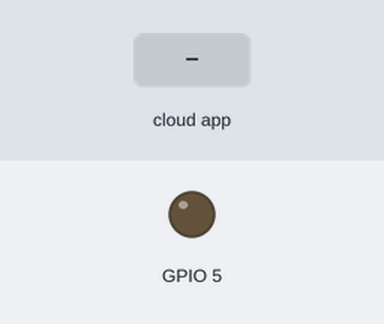
A sketch run on a simulated ESP8266 (NodeMCU). Shown: output pins drawn as LEDs (lit = HIGH). The inputs (shaded band) are chosen by the test bench. What the sketch prints to the serial monitor is not drawn.

Above: at 2.7 s.
2.8 s: the phone or cloud app sets on-off-light-google to 1
At 4.9 s:
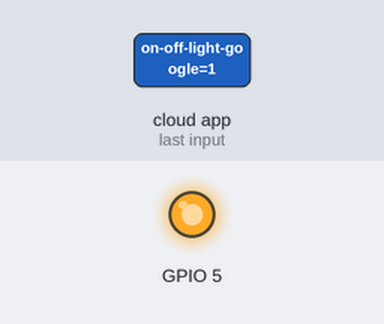
5.2 s: the phone or cloud app sets on-off-light-google to 0
At 6.5 s:
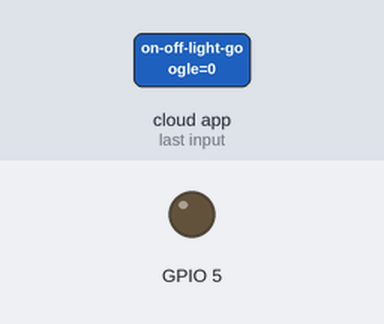
Timing chart, 0 to 8.2 s (numbered marks = the images above; inputs shaded):
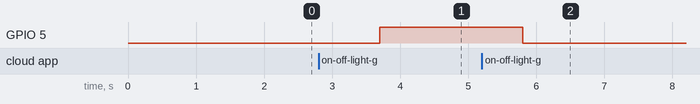

Measured:
- after the input at 2.8 s, GPIO 5: LOW → HIGH after 0.90 s
- after the input at 5.2 s, GPIO 5: HIGH → LOW after 0.60 s

The sketch:

ledsESP8266V1.ino
```cpp
/*
 *
 * Este programa se ha de subir al esp8266.
 */

#include <ESP8266WiFi.h>
#include "AdafruitIO_WiFi.h"

#define WIFI_SSID       "tu wifi"
#define WIFI_PASS       "tu clave del wifi"

#define IO_USERNAME    "campodetenis"
#define IO_KEY         "hay que pedir una clave nueva"


// Connect to Wi-Fi and Adafruit IO handel
AdafruitIO_WiFi io(IO_USERNAME, IO_KEY, WIFI_SSID, WIFI_PASS);

// Create a feed object that allows us to send data to
AdafruitIO_Feed *feedInterruptorLuz = io.feed("on-off-light-google");


void setup()
{
  // Enable the serial port so we can see updates
  Serial.begin(9600);
  pinMode(5,OUTPUT);
  // Connect to Adafruit IO
  io.connect();

  feedInterruptorLuz->onMessage(handleMessage);

  // wait for a connection
  while(io.status() < AIO_CONNECTED)
  {
    Serial.print(".");
    delay(500);
  }

  Serial.println();
  Serial.println(io.statusText());

  feedInterruptorLuz->get();
}

void loop()
{
  // Always keep this at the top of your main loop
  // While not confirmed, this implies that the Adafruit IO library is not event-driven
  // This means you should refrain from using infinite loops
  io.run();

  // Send 10 to our Workshop Temperature Feed

  // This is so we can see some response on the computer
  //Serial.print("Data sent");

  // DONT SEND A BILLION DATA POINTS! This slows down the program so that it sends readings once every 5 seconds
  delay(2000);
}


void handleMessage(AdafruitIO_Data *data) {

  Serial.print("received <- ");

  if(data->toPinLevel() == HIGH){
    Serial.println("HIGH");
    digitalWrite(5,HIGH);
  }else{
    Serial.println("LOW");
    digitalWrite(5,LOW);
  }
  // write the current state to the led
  //digitalWrite(LED_PIN, data->toPinLevel());

}
```
